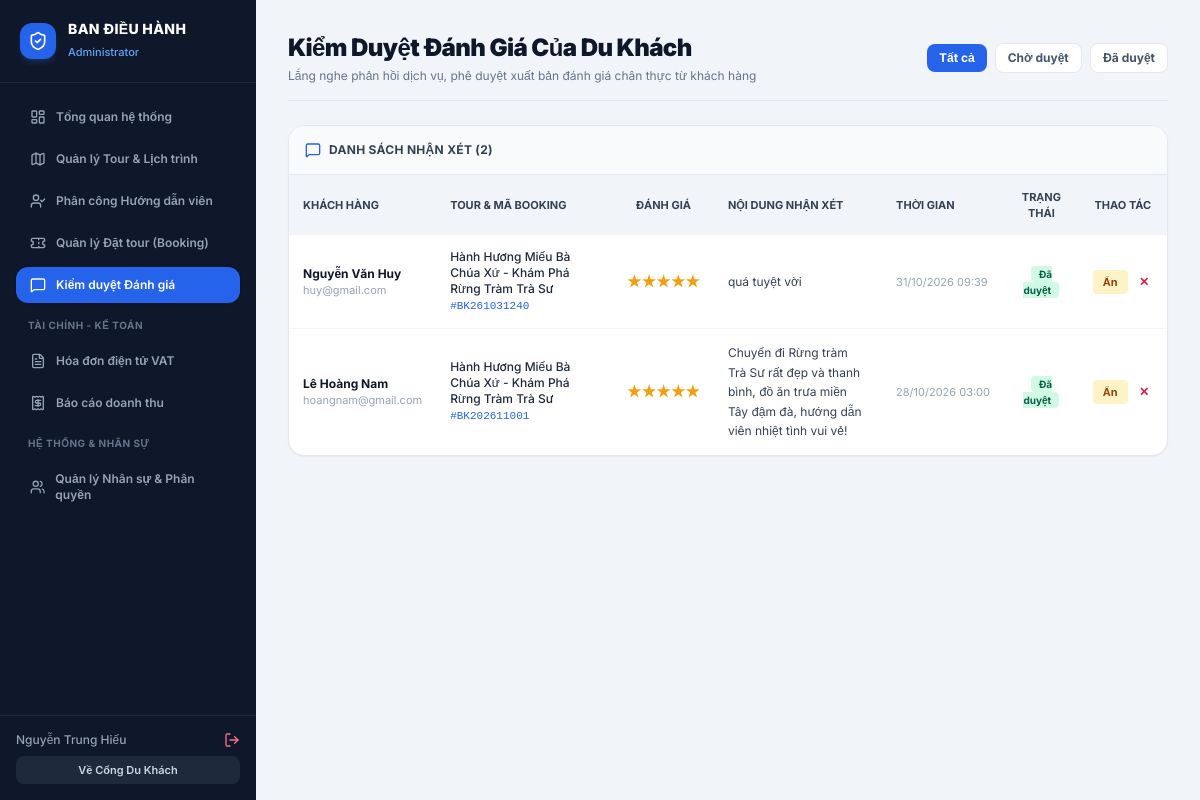
Page /modules/reviews/review_manager.php (signed in) on the committed database.
### tables this page shows
CREATE TABLE IF NOT EXISTS `reviews` (
  `review_id` int NOT NULL AUTO_INCREMENT,
  `tour_id` int NOT NULL,
  `customer_id` int NOT NULL,
  `booking_id` int DEFAULT NULL,
  `rating` tinyint NOT NULL,
  `comment` text,
  `review_date` timestamp NULL DEFAULT CURRENT_TIMESTAMP,
  `status` enum('Chờ duyệt','Đã duyệt','Ẩn') DEFAULT 'Đã duyệt',
  PRIMARY KEY (`review_id`),
  KEY `tour_id` (`tour_id`),
  KEY `customer_id` (`customer_id`),
  KEY `booking_id` (`booking_id`)
);

CREATE TABLE IF NOT EXISTS `customers` (
  `customer_id` int NOT NULL AUTO_INCREMENT,
  `user_id` int DEFAULT NULL COMMENT 'Khách có tài khoản hoặc khách đặt vãng lai',
  `fullname` varchar(100) NOT NULL,
  `email` varchar(100) NOT NULL,
  `phone` varchar(20) NOT NULL,
  `id_card` varchar(20) DEFAULT NULL COMMENT 'Số CCCD hoặc Hộ chiếu',
  `address` varchar(255) DEFAULT NULL,
  `gender` enum('Nam','Nữ','Khác') DEFAULT 'Nam',
  `birth_date` date DEFAULT NULL,
  `reward_points` int DEFAULT '0' COMMENT 'Điểm thưởng tích lũy',
  `created_at` timestamp NULL DEFAULT CURRENT_TIMESTAMP,
  PRIMARY KEY (`customer_id`),
  UNIQUE KEY `uq_customers_email` (`email`),
  KEY `user_id` (`user_id`)
);

CREATE TABLE IF NOT EXISTS `tours` (
  `tour_id` int NOT NULL AUTO_INCREMENT,
  `category_id` int NOT NULL,
  `destination_id` int NOT NULL,
  `tour_code` varchar(30) NOT NULL COMMENT 'Mã định danh tour (VD: TOUR-AG-01)',
  `title` varchar(255) NOT NULL,
  `slug` varchar(255) NOT NULL,
  `duration_days` int NOT NULL DEFAULT '1',
  `duration_nights` int NOT NULL DEFAULT '0',
  `start_location` varchar(150) NOT NULL DEFAULT 'Long Xuyên, An Giang',
  `transportation` varchar(150) NOT NULL DEFAULT 'Xe du lịch đời mới / Máy bay',
  `included_services` text COMMENT 'Dịch vụ bao gồm: Xe, Ăn uống, Khách sạn, Vé tham quan',
  `excluded_services` text COMMENT 'Dịch vụ không bao gồm: Chi phí cá nhân, Thuế VAT',
  `thumbnail` varchar(255) DEFAULT 'default_tour.jpg',
  `status` enum('Active','Draft','Hidden') DEFAULT 'Active',
  `created_at` timestamp NULL DEFAULT CURRENT_TIMESTAMP,
  PRIMARY KEY (`tour_id`),
  UNIQUE KEY `tour_code` (`tour_code`),
  UNIQUE KEY `slug` (`slug`),
  KEY `idx_tours_destination` (`destination_id`),
  KEY `idx_tours_category` (`category_id`)
);

CREATE TABLE IF NOT EXISTS `bookings` (
  `booking_id` int NOT NULL AUTO_INCREMENT,
  `booking_code` varchar(20) NOT NULL COMMENT 'Mã đơn: BK202611001',
  `departure_id` int NOT NULL,
  `customer_id` int NOT NULL,
  `promotion_id` int DEFAULT NULL,
  `booking_date` timestamp NULL DEFAULT CURRENT_TIMESTAMP,
  `num_adults` int NOT NULL DEFAULT '1',
  `num_children` int NOT NULL DEFAULT '0',
  `num_infants` int NOT NULL DEFAULT '0',
  `subtotal` decimal(12,0) NOT NULL,
  `discount_amount` decimal(12,0) DEFAULT '0',
  `total_amount` decimal(12,0) NOT NULL,
  `paid_amount` decimal(12,0) DEFAULT '0',
  `payment_status` enum('Chưa thanh toán','Đã đặt cọc','Đã thanh toán đủ','Đã hoàn tiền') DEFAULT 'Chưa thanh toán',
  `booking_status` enum('Chờ duyệt','Đã xác nhận','Đang đi tour','Hoàn tất','Đã hủy') DEFAULT 'Chờ duyệt',
  `special_notes` text COMMENT 'Yêu cầu ăn chay, ghế ngồi phía trước...',
  `is_rewarded` tinyint(1) NOT NULL DEFAULT '0' COMMENT '1: Đã cộng điểm thưởng tích lũy',
  PRIMARY KEY (`booking_id`),
  UNIQUE KEY `booking_code` (`booking_code`),
  KEY `departure_id` (`departure_id`),
  KEY `promotion_id` (`promotion_id`),
  KEY `idx_bookings_customer` (`customer_id`),
  KEY `idx_bookings_status` (`booking_status`,`payment_status`)
);

### modules/reviews/review_manager.php (the view, shortened to what this page needs)
<?php
require_once __DIR__ . '/../../config/database.php';
$status_filter = trim($_GET['status'] ?? '');
$where = "1=1";
$params = [];
$sqlRev = "SELECT r.*, c.fullname AS customer_name, c.email AS customer_email,
                  t.title AS tour_title, t.tour_code, b.booking_code
           FROM reviews r
           JOIN customers c ON r.customer_id = c.customer_id
           JOIN tours t ON r.tour_id = t.tour_id
           LEFT JOIN bookings b ON r.booking_id = b.booking_id
           WHERE {$where}
           ORDER BY r.review_id DESC";
$stmt = $pdo->prepare($sqlRev);
$stmt->execute($params);
$reviews = $stmt->fetchAll();
include '../../includes/header.php';
?>
<div class="flex min-h-screen bg-slate-100">
    <?php include '../../includes/admin_sidebar.php'; ?>
    <main class="flex-1 p-8 space-y-6 overflow-y-auto">
        <div class="flex flex-col sm:flex-row sm:items-center sm:justify-between gap-4 border-b border-slate-200 pb-4">
            <div>
                <h1 class="text-2xl font-black text-slate-900 tracking-tight">Kiểm Duyệt Đánh Giá Của Du Khách</h1>
                <p class="text-xs text-slate-500 mt-1">Lắng nghe phản hồi dịch vụ, phê duyệt xuất bản đánh giá chân thực từ khách hàng</p>
            </div>
            <div class="flex items-center gap-2">
                <a href="<?= BASE_URL ?>modules/reviews/review_manager.php" class="px-3 py-1.5 rounded-lg text-xs font-bold transition <?= empty($status_filter) ? 'bg-blue-600 text-white' : 'bg-white border text-slate-600 hover:bg-slate-50' ?>">Tất cả</a>
                <a href="<?= BASE_URL ?>modules/reviews/review_manager.php?status=Chờ duyệt" class="px-3 py-1.5 rounded-lg text-xs font-bold transition <?= $status_filter === 'Chờ duyệt' ? 'bg-amber-600 text-white' : 'bg-white border text-slate-600 hover:bg-slate-50' ?>">Chờ duyệt</a>
                <a href="<?= BASE_URL ?>modules/reviews/review_manager.php?status=Đã duyệt" class="px-3 py-1.5 rounded-lg text-xs font-bold transition <?= $status_filter === 'Đã duyệt' ? 'bg-emerald-600 text-white' : 'bg-white border text-slate-600 hover:bg-slate-50' ?>">Đã duyệt</a>
            </div>
        </div>
        <div class="bg-white rounded-2xl shadow-sm border border-slate-200 overflow-hidden">
            <div class="p-4 bg-slate-50 border-b border-slate-200 font-bold text-xs text-slate-700 uppercase tracking-wide flex items-center gap-2">
                <i data-lucide="message-square" class="w-4 h-4 text-blue-600"></i> Danh Sách Nhận Xét (<?= count($reviews) ?>)
            </div>
            <div class="overflow-x-auto">
                <table class="w-full text-left text-xs text-slate-600">
                    <thead class="bg-slate-100 text-slate-700 uppercase font-bold text-[11px]">
                        <tr>
                            <th class="p-3.5">Khách Hàng</th>
                            <th class="p-3.5">Tour & Mã Booking</th>
                            <th class="p-3.5 text-center">Đánh Giá</th>
                            <th class="p-3.5 max-w-md">Nội Dung Nhận Xét</th>
                            <th class="p-3.5">Thời Gian</th>
                            <th class="p-3.5 text-center">Trạng Thái</th>
                            <th class="p-3.5 text-center">Thao Tác</th>
                        </tr>
                    </thead>
                    <tbody class="divide-y divide-slate-100">
                        <?php foreach ($reviews as $r): ?>
                            <tr class="hover:bg-slate-50 transition">
                                <td class="p-3.5">
                                    <strong class="text-slate-900 block"><?= htmlspecialchars($r['customer_name']) ?></strong>
                                    <span class="text-slate-400 text-[11px]"><?= $r['customer_email'] ?></span>
                                </td>
                                <td class="p-3.5">
                                    <span class="font-medium text-slate-800 block line-clamp-1"><?= htmlspecialchars($r['tour_title']) ?></span>
                                    <span class="text-blue-600 font-mono text-[11px]">#<?= $r['booking_code'] ?: 'N/A' ?></span>
                                </td>
                                <td class="p-3.5 text-center">
                                    <span class="text-amber-500 font-bold text-sm"><?= str_repeat('★', $r['rating']) ?></span>
                                </td>
                                <td class="p-3.5 max-w-md">
                                    <p class="text-slate-700 leading-relaxed"><?= nl2br(htmlspecialchars($r['comment'])) ?></p>
                                </td>
                                <td class="p-3.5 text-slate-400 text-[11px] whitespace-nowrap">
                                    <?= date('d/m/Y H:i', strtotime($r['review_date'])) ?>
                                </td>
                                <td class="p-3.5 text-center">
                                    <span class="px-2 py-0.5 rounded text-[10px] font-bold
                                        <?= $r['status'] === 'Đã duyệt' ? 'bg-emerald-100 text-emerald-800' : ($r['status'] === 'Chờ duyệt' ? 'bg-amber-100 text-amber-800' : 'bg-slate-200 text-slate-600') ?>">
                                        <?= $r['status'] ?>
                                    </span>
                                </td>
                                <td class="p-3.5 text-center space-x-1 whitespace-nowrap">
                                    <?php if ($r['status'] !== 'Đã duyệt'): ?>
                                        <form method="POST" class="inline-block">
                                            <input type="hidden" name="review_id" value="<?= $r['review_id'] ?>">
                                            <input type="hidden" name="action" value="approve">
                                            <button type="submit" class="bg-emerald-600 hover:bg-emerald-700 text-white px-2.5 py-1 rounded text-[11px] font-bold transition">Duyệt</button>
                                        </form>
                                    <?php else: ?>
                                        <form method="POST" class="inline-block">
                                            <button type="submit" class="bg-amber-100 hover:bg-amber-200 text-amber-800 px-2.5 py-1 rounded text-[11px] font-bold transition">Ẩn</button>
                                        </form>
                                    <?php endif; ?>
                                    <form method="POST" class="inline-block" onsubmit="return confirm('Bạn có chắc chắn muốn xóa nhận xét này?')">
                                        <button type="submit" class="text-rose-600 hover:text-rose-800 px-1 py-1 font-bold transition" title="Xóa">✕</button>
                                    </form>
                                </td>
                            </tr>
                        <?php endforeach; ?>
                    </tbody>
                </table>
            </div>
        </div>
    </main>
</div>
</body>
</html>

### includes/header.php (style rules this page uses)
body { font-family: 'Inter', sans-serif; }

### rows in the picture
reviews: customer.fullname "Nguyễn Văn Huy", customer.email "huy@gmail.com", tour.title "Hành Hương Miếu Bà Chúa Xứ - Khám Phá Rừng Tràm Trà Sư", booking.booking_code "BK261031240", rating "★★★★★", comment "quá tuyệt vời", review_date "31/10/2026 09:39", status "Đã duyệt"
reviews: customer.fullname "Lê Hoàng Nam", customer.email "hoangnam@gmail.com", tour.title "Hành Hương Miếu Bà Chúa Xứ - Khám Phá Rừng Tràm Trà Sư", booking.booking_code "BK202611001", rating "★★★★★", comment "Chuyến đi Rừng tràm Trà Sư rất đẹp và thanh bình, đồ ăn trưa miền Tây đậm đà, hướng dẫn viên nhiệt tình vui vẻ!", review_date "28/10/2026 03:00", status "Đã duyệt"

### other values in the picture
$u['role_name'] "Administrator"
$u['fullname'] "Nguyễn Trung Hiếu"
count($reviews) "2"
